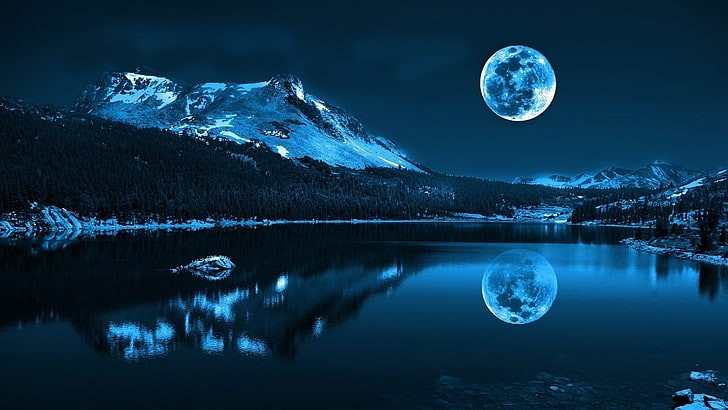
#> input picture Picture_resizing/input_images/moon_jpeg.jpeg, 728 x 410 px
$ python task7.py
#> lines starting #> are read from the running program, lines starting #| are printed output that depends on the picture
# resize_tool.py
import os
from PIL import Image

def get_user_input():
    """Gathers all necessary information from the user interactively."""
    print("--- Welcome to the Professional Image Resizer Tool ---")

    input_folder = input("Enter the path to the input folder (e.g., 'input_images'): ")
#> the answer given: input_images
    output_folder = input("Enter the path for the output folder (e.g., 'output_images'): ")
#> the answer given: out.png

    while True:
        try:
            max_width = int(input("Enter the maximum width for resizing: "))
            max_height = int(input("Enter the maximum height for resizing: "))
            break
        except ValueError:
            print("Invalid input. Please enter whole numbers for dimensions.")
#> this loop made 1 pass; the answer given on pass 1: 100

    output_format = input("Enter desired output format (e.g., jpg, png) or press Enter to keep original: ").lower()
#> the answer given: out.png

    return input_folder, output_folder, (max_width, max_height), output_format

def process_images(input_folder, output_folder, size, output_format):
    """
    Resizes and converts all images in a folder based on user-defined parameters.
    """
#> called with input_folder = 'input_images', output_folder = 'out.png', size = (100, 100), output_format = 'out.png'
    if not os.path.exists(output_folder):
        print(f"Output folder '{output_folder}' not found. Creating it...")
        os.makedirs(output_folder)

    # List of common image file extensions
    image_extensions = ('.png', '.jpg', '.jpeg', '.bmp', '.gif', '.tiff')

    processed_count = 0
    skipped_count = 0

    try:
        files = os.listdir(input_folder)
    except FileNotFoundError:
        print(f"\n[ERROR] The input folder '{input_folder}' was not found. Please check the path and try again.")
        return

    print("\n--- Starting Image Processing ---")
    for filename in files:
        # Check if the file is an image
        if not filename.lower().endswith(image_extensions):
            print(f"-> Skipping '{filename}' (not a recognized image file).")
            skipped_count += 1
            continue

        input_path = os.path.join(input_folder, filename)

        try:
            with Image.open(input_path) as img:
                # Use thumbnail to resize while maintaining aspect ratio.
                # It resizes the image to fit within the specified (width, height) box.
#> img is the input picture: PIL image 728x410 RGB; mean R, G, B 11.2, 49.1, 74.9
                img.thumbnail(size)
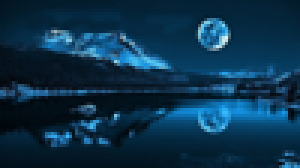
#> img: PIL image 100x56 RGB (shown 3 times larger); mean R, G, B 11.2, 49, 74.8

                # Determine the output filename and format
                original_name, original_ext = os.path.splitext(filename)

                if output_format:
                    # If a new format is specified, use it
                    new_filename = f"{original_name}_resized.{output_format}"
                else:
                    # Otherwise, keep the original format
                    new_filename = f"{original_name}_resized{original_ext}"

                output_path = os.path.join(output_folder, new_filename)

                # Save the image. If the format is JPG, ensure it's converted to RGB.
                if output_format == 'jpg' and img.mode != 'RGB':
                    img = img.convert('RGB')

                img.save(output_path)
                print(f"-> Successfully resized and saved '{filename}' as '{new_filename}'.")
                processed_count += 1

        except Exception as e:
            print(f"[ERROR] Could not process '{filename}'. Reason: {e}")
            skipped_count += 1
#> pass 2 of the loop in process_images, `for filename in files:`:
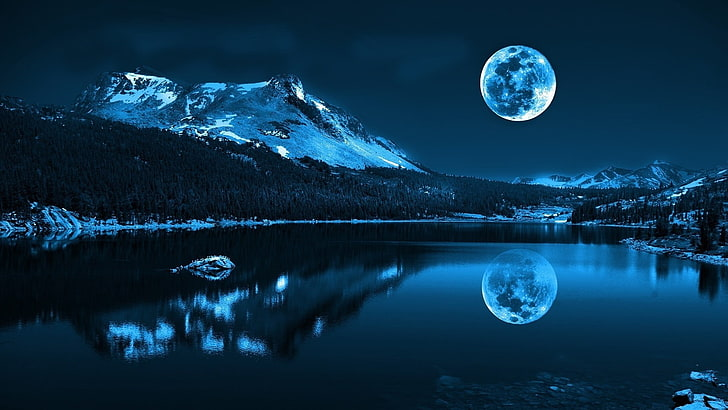
#> input picture Picture_resizing/input_images/moon_jpg.jpg, 728 x 410 px
#> in process_images, img is the input picture: PIL image 728x410 RGB; mean R, G, B 10.9, 49.1, 74.9
#> in process_images, `img.thumbnail(size)`:
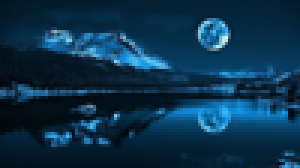
#> img: PIL image 100x56 RGB (shown 3 times larger); mean R, G, B 10.8, 49.1, 74.9

    print("\n--- Processing Complete ---")
    print(f"Successfully processed: {processed_count} images.")
    print(f"Skipped: {skipped_count} files.")

if __name__ == "__main__":
    input_dir, output_dir, resize_dim, out_format = get_user_input()
    process_images(input_dir, output_dir, resize_dim, out_format)
